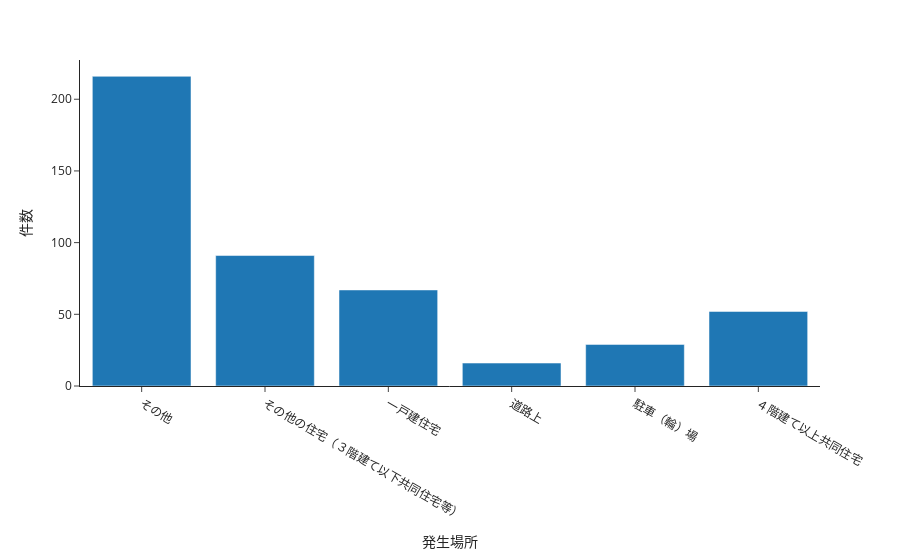

Write notebook code for a chart like this one.
### Code cell
fig = px.bar(place,
            x='発生場所',
            y='件数',
            template='simple_white' # change this to see other styles
            )
fig.update_xaxes(categoryorder='category ascending')
fig.show()

### Figure 1 — Plotly figure (JSON) as saved in the notebook; plotly's stock layout.template omitted (floating-point values rounded to 4 significant figures)
{"data": [{"alignmentgroup": "True", "hovertemplate": "発生場所=%{x}<br>件数=%{y}<extra></extra>", "legendgroup": "", "marker": {"color": "#1F77B4", "pattern": {"shape": ""}}, "name": "", "offsetgroup": "", "orientation": "v", "showlegend": false, "textposition": "auto", "type": "bar", "x": ["その他", "その他の住宅（３階建て以下共同住宅等）", "一戸建住宅", "４階建て以上共同住宅", "駐車（輪）場", "道路上"], "xaxis": "x", "y": [216, 91, 67, 52, 29, 16], "yaxis": "y"}], "layout": {"barmode": "relative", "legend": {"tracegroupgap": 0}, "margin": {"t": 60}, "xaxis": {"anchor": "y", "categoryorder": "category ascending", "domain": [0, 1], "title": {"text": "発生場所"}}, "yaxis": {"anchor": "x", "domain": [0, 1], "title": {"text": "件数"}}}}
